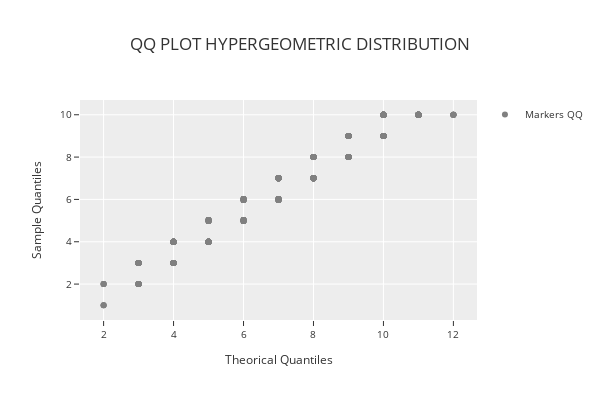

The notebook cell this image was saved under:
### Code cell
phi.qq_plot("hypergeometric")

### Figure 1 — Plotly figure (JSON) as saved in the notebook; plotly's stock layout.template omitted (floating-point values rounded to 4 significant figures; data arrays with more than 128 entries replaced by an {"elided": "..."} marker saying what was removed)
{"data": [{"marker": {"color": "rgba(128,128,128,1)", "size": 6}, "mode": "markers", "name": "Markers QQ", "showlegend": true, "type": "scatter", "x": {"elided": "10000 int values"}, "y": {"elided": "10000 int values"}}], "layout": {"height": 400, "legend": {"font": {"size": 10}, "orientation": "v", "title": {}, "xanchor": "left", "y": 1, "yanchor": "auto"}, "title": {"text": "QQ PLOT HYPERGEOMETRIC DISTRIBUTION"}, "width": 600, "xaxis": {"tickfont": {"size": 10}, "title": {"font": {"size": 12}, "text": "Theorical Quantiles"}}, "yaxis": {"tickfont": {"size": 10}, "title": {"font": {"size": 12}, "text": "Sample Quantiles"}}}}
